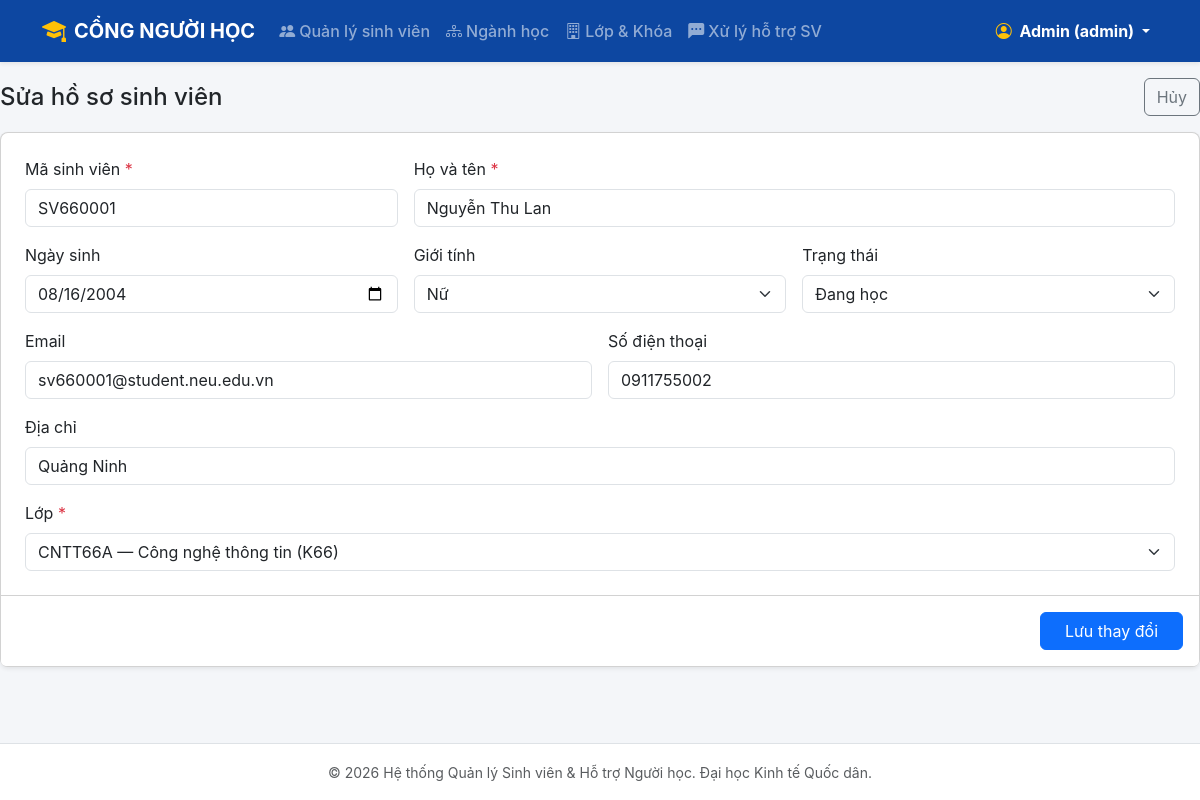
The app's page /students/1/edit (signed in) with its own data.
### tables this page shows
CREATE TABLE TaiKhoan (
    id INTEGER PRIMARY KEY AUTOINCREMENT,
    username TEXT NOT NULL UNIQUE,
    password_hash TEXT NOT NULL,
    vai_tro TEXT NOT NULL CHECK (vai_tro IN ('student', 'support_staff', 'admin')),
    ho_ten TEXT,
    sinh_vien_id INTEGER UNIQUE REFERENCES SinhVien(id) ON DELETE CASCADE
);

CREATE TABLE SinhVien (
    id INTEGER PRIMARY KEY AUTOINCREMENT,
    ma_sv TEXT NOT NULL UNIQUE,
    ho_ten TEXT NOT NULL,
    ngay_sinh TEXT,
    gioi_tinh TEXT CHECK (gioi_tinh IN ('Nam', 'Nữ', 'Khác')),
    email TEXT,
    so_dien_thoai TEXT,
    dia_chi TEXT,
    lop_id INTEGER NOT NULL REFERENCES Lop(id),
    trang_thai TEXT NOT NULL DEFAULT 'Đang học'
        CHECK (trang_thai IN ('Đang học', 'Bảo lưu', 'Đã tốt nghiệp', 'Thôi học')),
    ngay_tao TEXT NOT NULL DEFAULT (datetime('now', 'localtime'))
);

### students.py (the view, shortened to what this page needs)
@students_bp.route("/<int:sv_id>/edit", methods=["GET", "POST"])
@roles_required("admin")
def edit(sv_id):
    db = get_db()
    sv = get_student_or_404(sv_id)
    errors = {}
    data = {k: ("" if v is None else v) for k, v in dict(sv).items()}
    return render_template("students/form.html", mode="edit", data=data,
                           errors=errors, sv_id=sv_id, **form_context(db))

### auth.py (called while the page is built)
@auth_bp.before_app_request
def load_logged_in_user():
    user_id = session.get("user_id")
    if user_id is None:
        g.user = None
    else:
        db = get_db()
        g.user = db.execute(
            "SELECT id, username, vai_tro, ho_ten, sinh_vien_id FROM TaiKhoan WHERE id = ?",
            (user_id,)
        ).fetchone()

def roles_required(*roles):
    def decorator(view):
        @functools.wraps(view)
        def wrapped_view(**kwargs):
            if g.user is None:
                flash("Vui lòng đăng nhập để tiếp tục.", "warning")
                return redirect(url_for("auth.login"))
            if g.user["vai_tro"] not in roles:
                flash("Bạn không có quyền truy cập vào chức năng hoặc trang này.", "danger")
                if g.user["vai_tro"] == "student":
                    return redirect(url_for("portal.profile"))
                return redirect(url_for("students.list_students"))
            return view(**kwargs)
        return wrapped_view
    return decorator

### models.py (called while the page is built)
def connect(path):
    conn = sqlite3.connect(path)
    conn.row_factory = sqlite3.Row
    conn.execute("PRAGMA foreign_keys = ON")
    conn.create_function("norm", 1, normalize, deterministic=True)
    return conn

def get_db():
    if "db" not in g:
        g.db = connect(current_app.config["DATABASE"])
    return g.db

### students.py (called while the page is built)
def get_student_or_404(sv_id):
    sv = get_db().execute(SELECT_COLS + FROM_CLAUSE + " WHERE sv.id = ?", (sv_id,)).fetchone()
    if sv is None:
        abort(404)
    return sv

def form_context(db):
    lop_list = db.execute(
        """SELECT l.id, l.ma_lop, l.ten_lop, l.khoa_hoc, n.ten_nganh
           FROM Lop l JOIN NganhHoc n ON n.id = l.nganh_id ORDER BY l.ma_lop""").fetchall()
    return {"lop_list": lop_list, "gioi_tinh_list": GIOI_TINH, "trang_thai_list": TRANG_THAI}

### templates/students/form.html (shortened to what this page needs)
{% extends "base.html" %}
{% from "_macros.html" import input %}
{% block content %}
<div class="d-flex justify-content-between align-items-center mb-3">
  <h1 class="h4 mb-0">{{ 'Thêm sinh viên mới' if mode == 'create' else 'Sửa hồ sơ sinh viên' }}</h1>
  <a class="btn btn-outline-secondary"
     href="{{ url_for('students.list_students') if mode == 'create' else url_for('students.detail', sv_id=sv_id) }}">Hủy</a>
</div>
<form method="post" class="card shadow-sm">
  <div class="card-body p-4">
    <div class="row g-3">
      <div class="col-md-4">{{ input('ma_sv', 'Mã sinh viên', data, errors, required=True, placeholder='VD: SV660001', maxlength=15) }}</div>
      <div class="col-md-8">{{ input('ho_ten', 'Họ và tên', data, errors, required=True, maxlength=100) }}</div>
      <div class="col-md-4">{{ input('ngay_sinh', 'Ngày sinh', data, errors, type='date') }}</div>
      <div class="col-md-4">
        <label class="form-label" for="gioi_tinh">Giới tính</label>
        <select class="form-select {{ 'is-invalid' if errors.get('gioi_tinh') }}" id="gioi_tinh" name="gioi_tinh">
          {% for g in gioi_tinh_list %}
          <option value="{{ g }}" {{ 'selected' if data.get('gioi_tinh') == g }}>{{ g }}</option>
          {% endfor %}
        </select>
      </div>
      <div class="col-md-4">
        <label class="form-label" for="trang_thai">Trạng thái</label>
        <select class="form-select {{ 'is-invalid' if errors.get('trang_thai') }}" id="trang_thai" name="trang_thai">
          {% for t in trang_thai_list %}
          <option value="{{ t }}" {{ 'selected' if data.get('trang_thai') == t }}>{{ t }}</option>
          {% endfor %}
        </select>
      </div>
      <div class="col-md-6">{{ input('email', 'Email', data, errors, type='email', maxlength=100) }}</div>
      <div class="col-md-6">{{ input('so_dien_thoai', 'Số điện thoại', data, errors, type='tel', placeholder='0912345678', maxlength=12) }}</div>
      <div class="col-12">{{ input('dia_chi', 'Địa chỉ', data, errors, maxlength=255) }}</div>
      <div class="col-12">
        <label class="form-label" for="lop_id">Lớp <span class="text-danger">*</span></label>
        <select class="form-select {{ 'is-invalid' if errors.get('lop_id') }}" id="lop_id" name="lop_id" required>
          {% for l in lop_list %}
          <option value="{{ l.id }}" {{ 'selected' if data.get('lop_id')|string == l.id|string }}>
            {{ l.ma_lop }} — {{ l.ten_nganh }} ({{ l.khoa_hoc }})
          </option>
          {% endfor %}
        </select>
      </div>
    </div>
  </div>
  <div class="card-footer bg-white p-3 text-end">
    <button class="btn btn-primary px-4">{{ 'Thêm sinh viên' if mode == 'create' else 'Lưu thay đổi' }}</button>
  </div>
</form>
{% endblock %}

### templates/base.html (shortened to what this page needs)
<!DOCTYPE html>
<html lang="vi">
<head>
    <link href="https://cdn.jsdelivr.net/npm/bootstrap@5.3.0/dist/css/bootstrap.min.css" rel="stylesheet">
    <link rel="stylesheet" href="https://cdn.jsdelivr.net/npm/bootstrap-icons@1.11.1/font/bootstrap-icons.css">
</head>
<body>
    <nav class="navbar navbar-expand-lg navbar-dark navbar-neu shadow-sm sticky-top">
        <div class="container">
            <a class="navbar-brand fw-bold d-flex align-items-center" href="{{ url_for('home') }}">
                <i class="bi bi-mortarboard-fill me-2 fs-4 text-warning"></i> CỔNG NGƯỜI HỌC
            </a>
            <div class="collapse navbar-collapse" id="navbarNav">
                <ul class="navbar-nav me-auto mb-2 mb-lg-0">
                    {% if g.user %}
                        {% if g.user.vai_tro == 'student' %}
                            <li class="nav-item">
                                <a class="nav-link" href="{{ url_for('portal.profile') }}"><i class="bi bi-person-circle me-1"></i>Hồ sơ cá nhân</a>
                            </li>
                            <li class="nav-item">
                                <a class="nav-link" href="{{ url_for('portal.curriculum') }}"><i class="bi bi-journal-text me-1"></i>Chương trình đào tạo</a>
                            </li>
                            <li class="nav-item">
                                <a class="nav-link" href="{{ url_for('portal.finance') }}"><i class="bi bi-credit-card me-1"></i>Tài chính sinh viên</a>
                            </li>
                            <li class="nav-item">
                                <a class="nav-link" href="{{ url_for('portal.support') }}"><i class="bi bi-headset me-1"></i>Hỗ trợ & Thắc mắc</a>
                            </li>
                        {% else %}
                            <li class="nav-item">
                                <a class="nav-link" href="{{ url_for('students.list_students') }}"><i class="bi bi-people-fill me-1"></i>Quản lý sinh viên</a>
                            </li>
                            {% if g.user.vai_tro == 'admin' %}
                            <li class="nav-item">
                                <a class="nav-link" href="{{ url_for('catalog.nganh_list') }}"><i class="bi bi-diagram-3 me-1"></i>Ngành học</a>
                            </li>
                            <li class="nav-item">
                                <a class="nav-link" href="{{ url_for('catalog.lop_list') }}"><i class="bi bi-building me-1"></i>Lớp & Khóa</a>
                            </li>
                            {% endif %}
                            <li class="nav-item">
                                <a class="nav-link" href="{{ url_for('portal.support') }}"><i class="bi bi-chat-left-dots-fill me-1"></i>Xử lý hỗ trợ SV</a>
                            </li>
                        {% endif %}
                    {% endif %}
                </ul>
                <ul class="navbar-nav ms-auto">
                    {% if g.user %}
                        <li class="nav-item dropdown">
                            <a class="nav-link dropdown-toggle text-white fw-bold" href="#" id="userDrop" role="button" data-bs-toggle="dropdown">
                                <i class="bi bi-person-circle me-1 text-warning"></i>
                                {% if g.user.vai_tro == 'student' %}
                                    {{ g.user.ho_ten }}
                                {% elif g.user.vai_tro == 'admin' %}
                                    Admin ({{ g.user.username }})
                                {% else %}
                                    Nhân viên hỗ trợ ({{ g.user.username }})
                                {% endif %}
                            </a>
                        </li>
                    {% else %}
                        <li class="nav-item"><a class="nav-link" href="{{ url_for('auth.login') }}">Đăng nhập</a></li>
                    {% endif %}
                </ul>
            </div>
        </div>
    </nav>
    <main>
        {% block content %}{% endblock %}
    </main>
    <footer class="text-center py-3 text-muted border-top bg-white mt-auto">
        <div class="container">
            <small>© 2026 Hệ thống Quản lý Sinh viên & Hỗ trợ Người học. Đại học Kinh tế Quốc dân.</small>
        </div>
    </footer>
</body>
</html>

### templates/_macros.html (shortened to what this page needs)
{% macro input(name, label, data, errors, type='text', required=False, placeholder='', maxlength=None) %}
  <label class="form-label" for="{{ name }}">{{ label }}{% if required %} <span class="text-danger">*</span>{% endif %}</label>
  <input class="form-control {{ 'is-invalid' if errors.get(name) }}" type="{{ type }}" id="{{ name }}" name="{{ name }}"
         value="{{ data.get(name, '') }}" placeholder="{{ placeholder }}"
         {% if required %}required{% endif %} {% if maxlength %}maxlength="{{ maxlength }}"{% endif %}>
{% endmacro %}

### templates/base.html (style rules this page uses)
html, body { height: 100%; }
body { background-color: #f4f6f9; font-family: -apple-system, BlinkMacSystemFont, "Segoe UI", Roboto, sans-serif; display: flex; flex-direction: column; min-height: 100vh; }
.navbar-neu { background-color: #0d47a1; }
.nav-link { font-weight: 500; }
.card { border-radius: 8px; }
main { flex: 1 0 auto; }
footer { flex-shrink: 0; }

### records on screen
TaiKhoan: user.username "admin"
SinhVien: ma_sv "SV660001", ho_ten "Nguyễn Thu Lan", ngay_sinh "08/16/2004", email "sv660001@student.neu.edu.vn", so_dien_thoai "0911755002", dia_chi "Quảng Ninh"

### other values on screen
{{ 'Thêm sinh viên mới' if mode == 'create' else 'Sửa hồ sơ sinh viên' }} "Sửa hồ sơ sinh viên"
{{ label }} "Mã sinh viên Họ và tên Ngày sinh Email Số điện thoại Địa chỉ"
{{ 'Thêm sinh viên' if mode == 'create' else 'Lưu thay đổi' }} "Lưu thay đổi"
form field gioi_tinh "Nữ"
form field trang_thai "Đang học"
form field lop_id "CNTT66A — Công nghệ thông tin (K66)"
